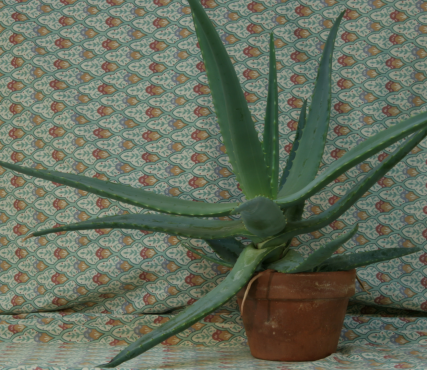
#> input picture Depth_Image_Estimation/Aloe/Aloe_left_1.png, 427 x 370 px, found by its file name
$ python depth_img_est.py
#> lines starting #> are read from the running program, lines starting #| are printed output that depends on the picture
import cv2
import numpy as np
import time

from numpy.lib.stride_tricks import sliding_window_view


def cosine_similarity(x, y):
    numerator = np.einsum('ijk,ijk->ij', x, y)
    denominator = np.linalg.norm(x, axis=-1) * np.linalg.norm(y, axis=-1)
    return numerator / denominator


def window_based_matching(left_img_path, right_img_path, disparity_range, kernel_size=5):
#> called with disparity_range = 64, kernel_size = 5
    left = cv2.imread(left_img_path, 0)
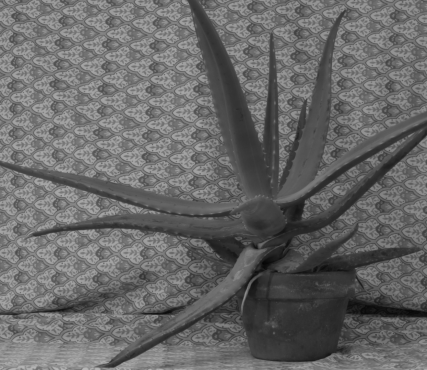
#> left: shape (370, 427); min 4, max 184, mean 103.8
    right = cv2.imread(right_img_path, 0)
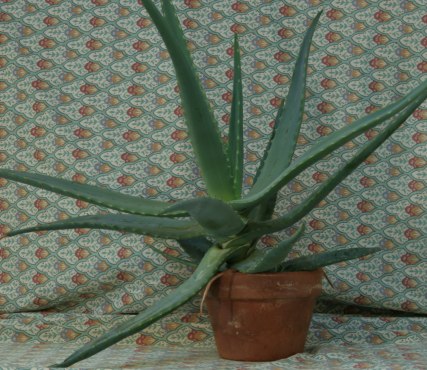
#> input picture Depth_Image_Estimation/Aloe/Aloe_right_1.png, 427 x 370 px, found by its file name
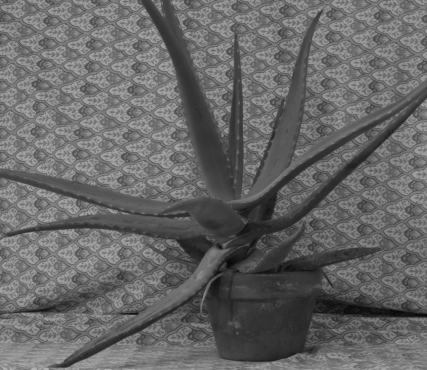
#> right: shape (370, 427); min 6, max 179, mean 102.6

    left = left.astype(np.float32)
    left_w = sliding_window_view(left, (kernel_size, kernel_size))
    left_w = left_w.reshape(left_w.shape[0], left_w.shape[1], -1)

    right = right.astype(np.float32)
    right_w = sliding_window_view(right, (kernel_size, kernel_size))
    right_w = right_w.reshape(right_w.shape[0], right_w.shape[1], -1)

    height, width = left.shape[:2]
#> height = 370; width = 427
    _, width_w = left_w.shape[:2]
#> width_w = 423

    kernel_half = int((kernel_size - 1) / 2)
    scale = 3

    costs = np.full(
        (height, width, disparity_range), -1, dtype=np.float32)
    for j in range(disparity_range):
        wp = left_w[:, j:width_w]
        wqd = right_w[:, 0:width_w-j]

        costs[kernel_half:height-kernel_half,
              kernel_half+j:width-kernel_half, j] = cosine_similarity(wp, wqd)
#> this loop made 64 passes
#> pass 1, in cosine_similarity, `numerator = np.einsum('ijk,ijk->ij', x, y)`:
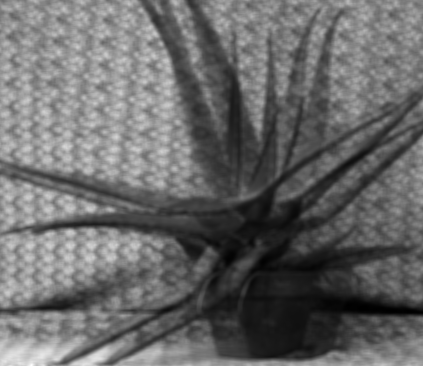
#> numerator: shape (366, 423) float32; min 6508, max 658469, mean 275937.2; drawn with min black and max white

    min_cost_indices = np.argmax(costs, axis=2)
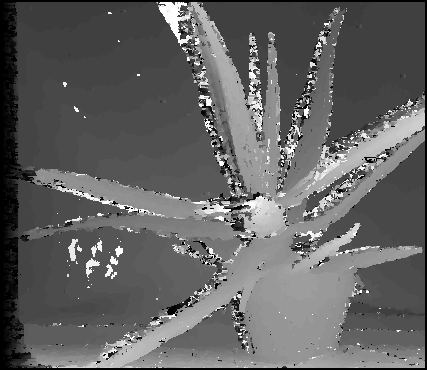
#> min_cost_indices: shape (370, 427) int64; min 0, max 63, mean 24.4; drawn with min black and max white
    depth = min_cost_indices * scale
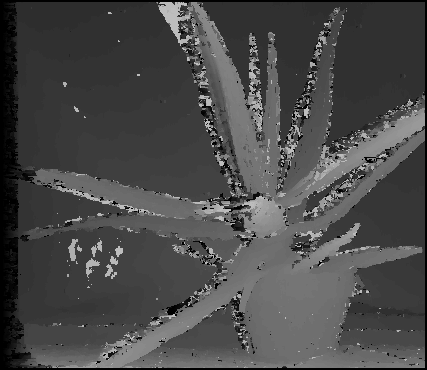
#> depth: shape (370, 427) int64; min 0, max 189, mean 73.3
    depth = depth.astype(np.uint8)

    cv2.imwrite('Depth_Image_Estimation/win_cs_result.png', depth)
    cv2.imwrite('Depth_Image_Estimation/win_cs_color_result.png',
                cv2.applyColorMap(depth, cv2.COLORMAP_JET))
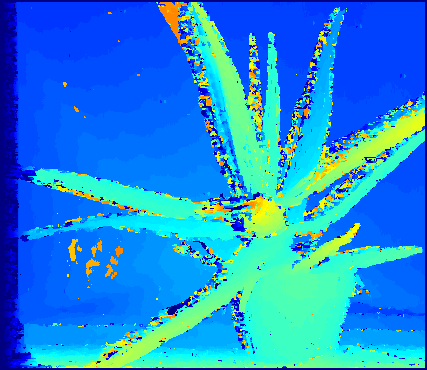
#> saved as win_cs_color_result.png: shape (370, 427, 3); mean B, G, R 218.4, 139, 29.5

    return depth


def main():
    left_img_path = 'Depth_Image_Estimation/Aloe/Aloe_left_1.png'
    right_img_path = 'Depth_Image_Estimation/Aloe/Aloe_right_1.png'
    disparity_range = 64
    kernel_size = 5

    _ = window_based_matching(
        left_img_path=left_img_path,
        right_img_path=right_img_path,
        disparity_range=disparity_range,
        kernel_size=kernel_size,
    )


if __name__ == "__main__":
    start_time = time.time()
    main()
    print(f"Runtime: {(time.time()-start_time):.5f}s\n")
